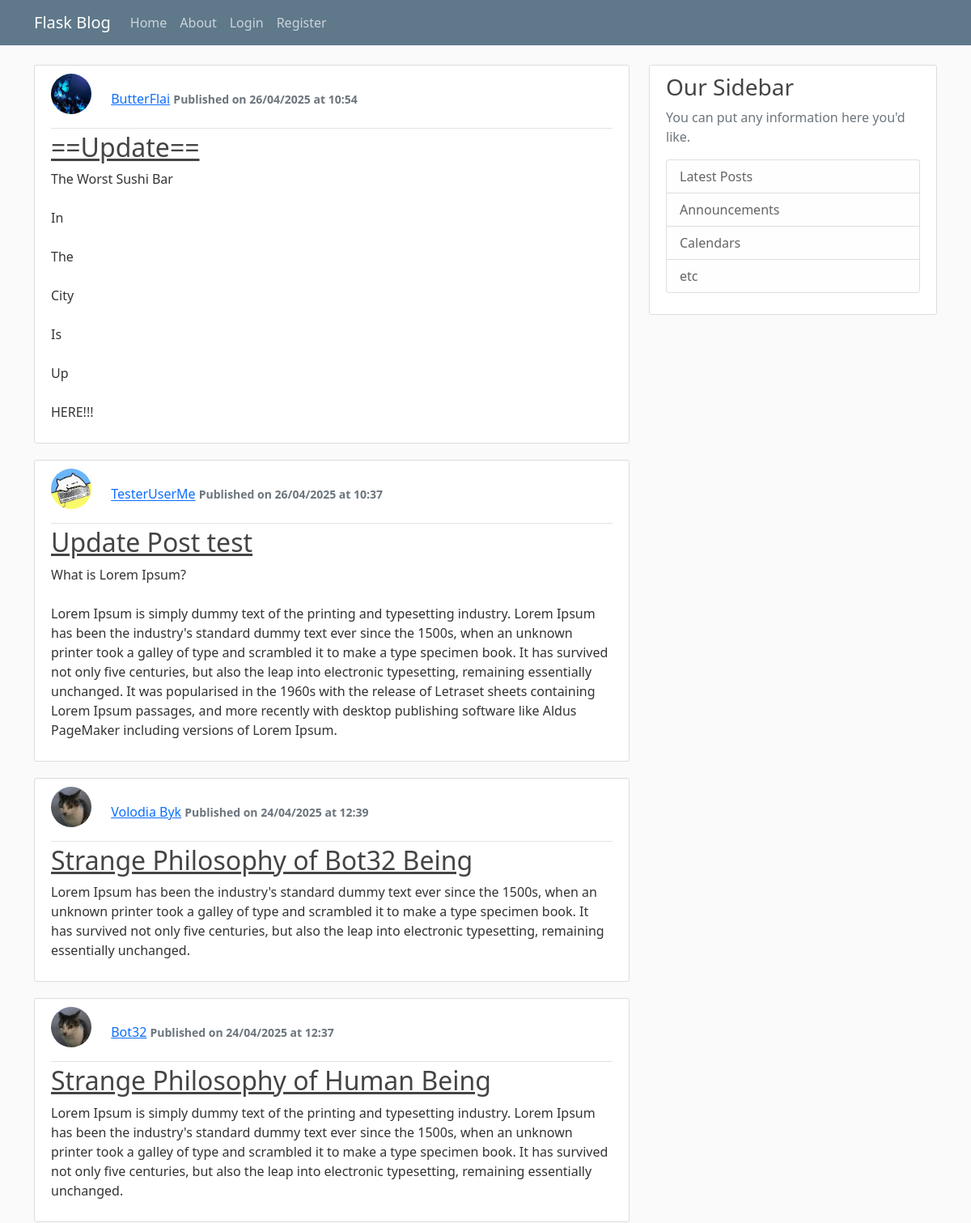
Page /home (upper part) on the earlier database version.
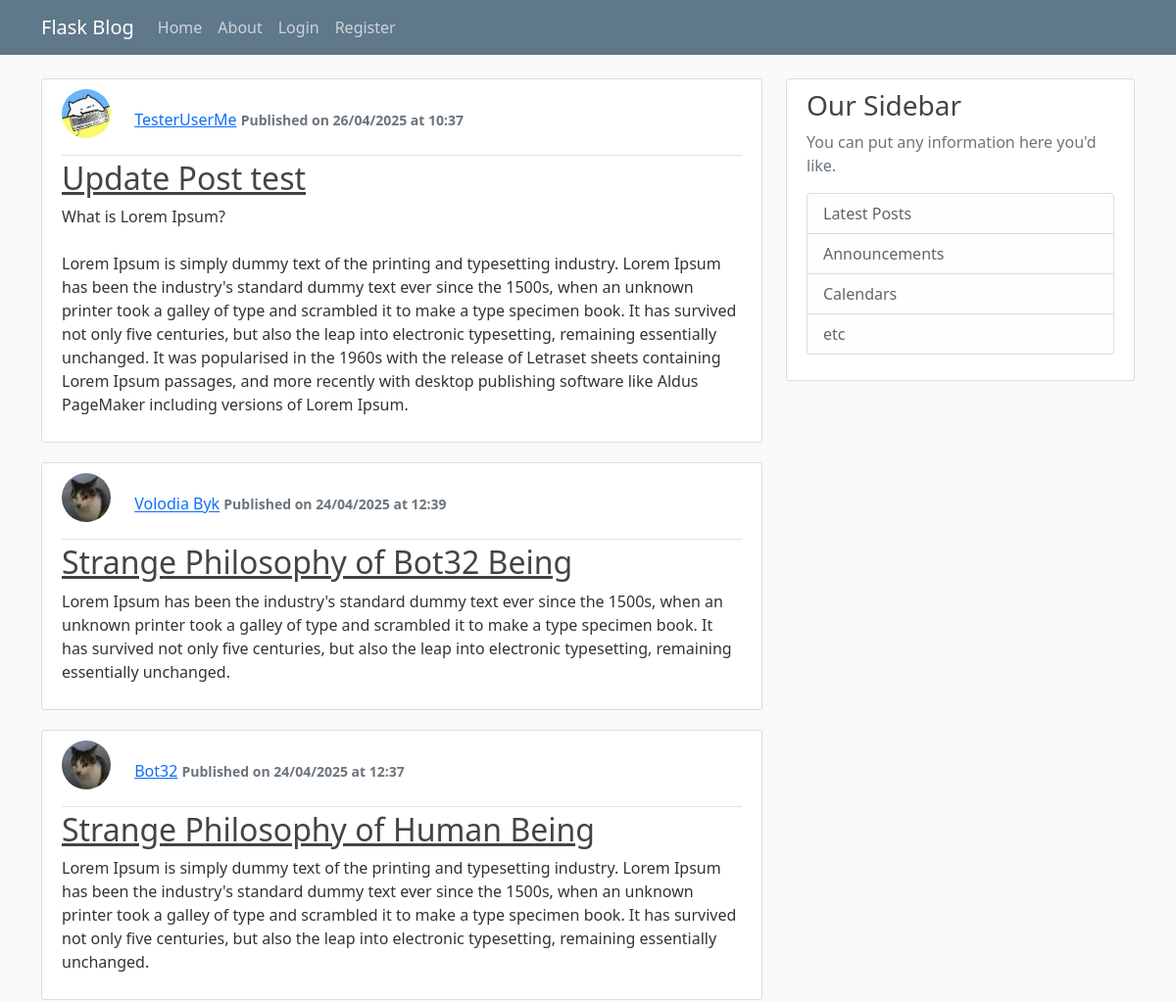
Same page on the later database version.
### flaskstart/models.py (models this page shows, shortened)
class Post(db.Model):
    id = db.Column(db.Integer, primary_key=True)
    title = db.Column(db.String(100), nullable=False)
    date_posted = db.Column(db.DateTime, nullable=False, default=datetime.utcnow)
    content = db.Column(db.Text, nullable=False)
    user_id = db.Column(db.Integer, db.ForeignKey('user.id'), nullable=False)

class User(db.Model, UserMixin):
    id = db.Column(db.Integer, primary_key=True)
    username = db.Column(db.String(20), unique=True, nullable=False)
    email = db.Column(db.String(120), unique=True, nullable=False)
    image_file = db.Column(db.String(20), nullable=False, default='default.jpg')
    password = db.Column(db.String(60), nullable=False)
    posts = db.relationship('Post', backref='author', lazy=True)

### flaskstart/routes.py (the view)
@app.route("/") # декоратор, в цьому випадку реєструє маршрут на головну сторінку, після чого виконує клас/ф-цію знизу
@app.route("/home") # ще один декоратор, з іншим шляхом але веде на цю ж саму сторінку
def home():
    picturesRead = Support.query.all()
    posts = Post.query.order_by(Post.date_posted.desc()).all()
    form = UpdateAccountForm()
    if form.validate_on_submit():
        if form.picture.data:
            picture_file = save_picture_text(form.picture.data)
            current_user.image_file = picture_file
    return render_template("home.html", postsRead=posts, picturesRead=picturesRead)

### flaskstart/templates/home.html
{% extends "layout.html" %}
{% block content %}
    {% for post in postsRead %}
        <article class="media content-section">
            <div class="media-body">
                <div class="article-metadata">
                    <img class="rounded-circle account-img "
                    src="{{ url_for('static', filename='profile_pics/' + post.author.image_file) }}"
                    style="width: 50px; height: 50px;"
                    alt="">
                    <a class="mr-2" href="#">{{ post.author.username }}</a>
                    <small class="text-muted"><b>{{ post.date_posted.strftime('Published on %d/%m/%Y at %H:%M') }}</b></small>
                </div>
                <h2>
                    <a class="article-title" href="{{ url_for('post', post_id=post.id) }}">
                        {{ post.title }}
                    </a>
                </h2>
                <p class="article-content">{{ post.content }}</p>
            </div>
        </article>
    {% endfor %}
{% endblock content %}

Differences in the rows shown:
removed Post: image_file (picture), author.username "ButterFlai", date_posted "Published on 26/04/2025 at 10:54", title "==Update==", content "The Worst Sushi Bar In The City Is Up HERE!!!"
